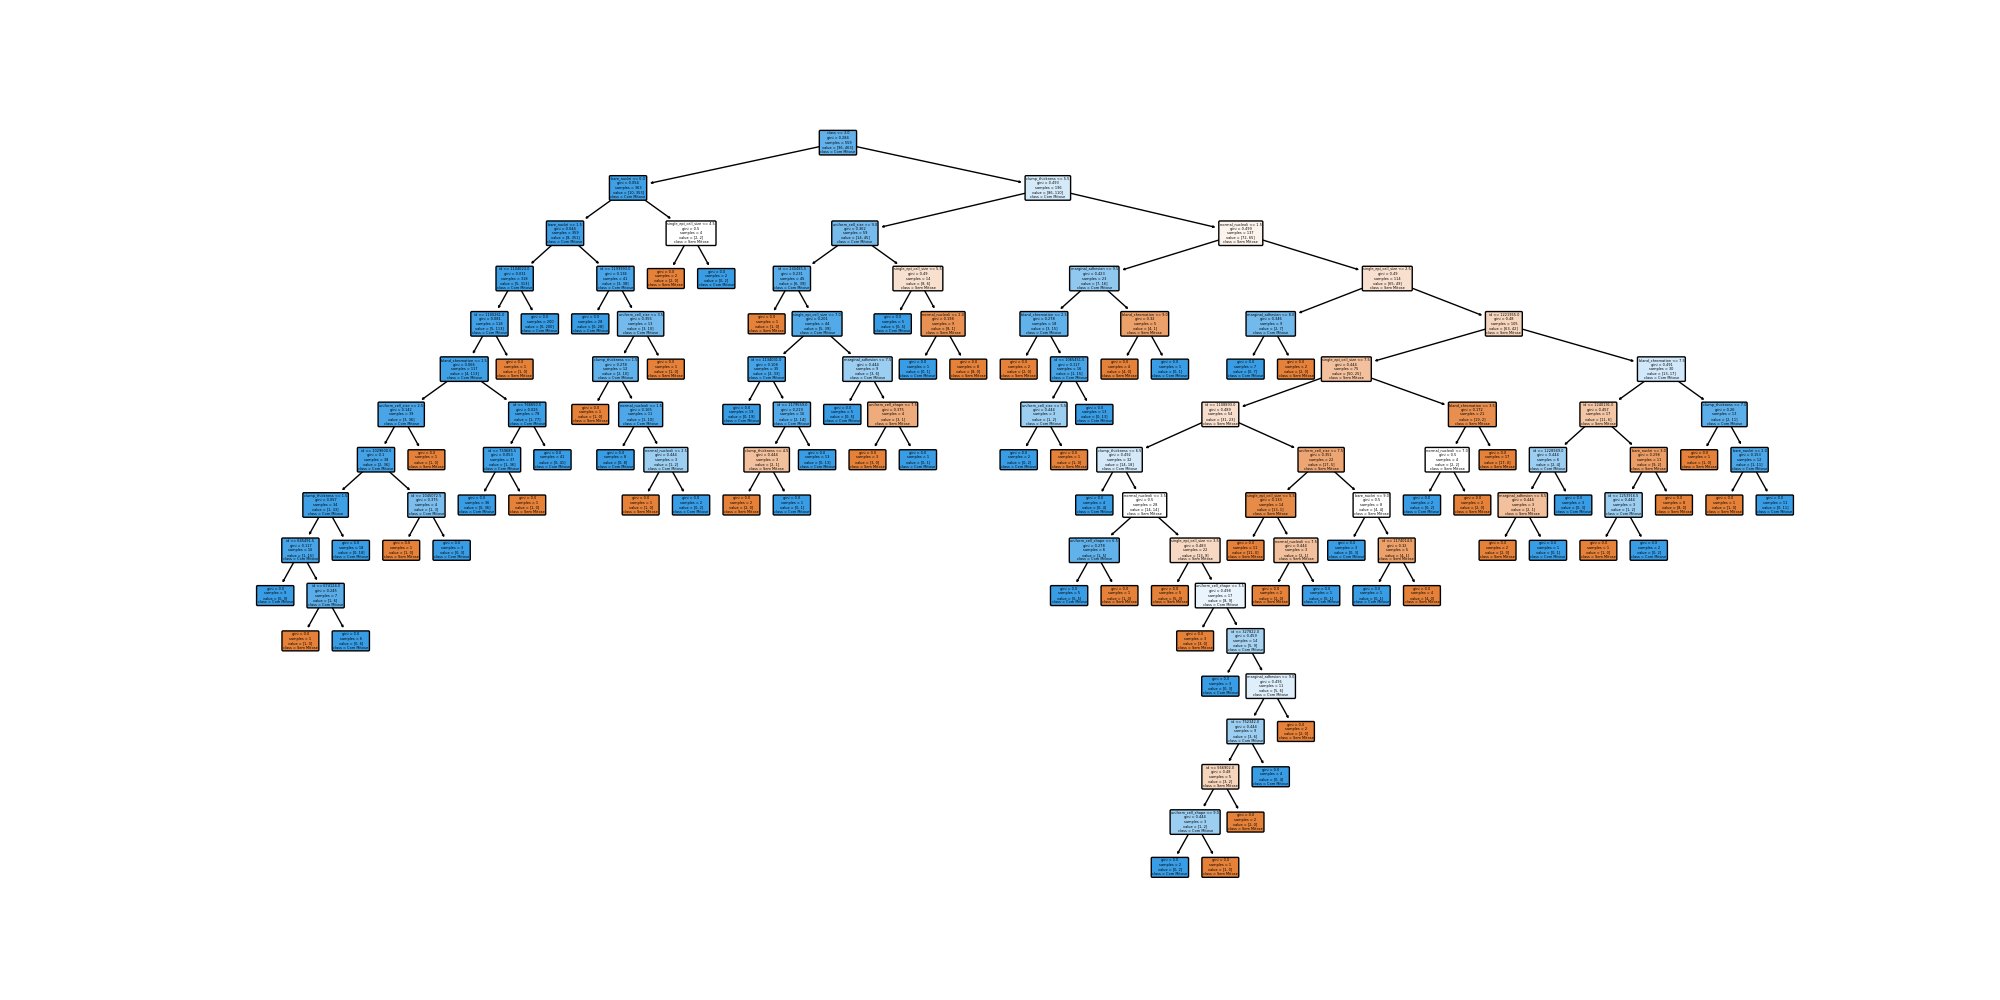

Reproduce this figure in Python.
import pandas as pd
from sklearn.model_selection import train_test_split
from sklearn.tree import DecisionTreeClassifier, plot_tree
from sklearn.neighbors import KNeighborsClassifier
from sklearn.metrics import accuracy_score, confusion_matrix, classification_report
import matplotlib.pyplot as plt

df = pd.read_csv('breast-cancer-wisconsin.data.txt')

df.replace('?', -99999, inplace=True)

X = df.drop(['mitoses'], axis=1)
y = df['mitoses']

y = y.map(lambda x: 1 if x == 1 else 0)

X_train, X_test, y_train, y_test = train_test_split(X, y, test_size=0.2, random_state=42)

# Classificador da Arvore de decisão
clf = DecisionTreeClassifier(random_state=42)
clf.fit(X_train, y_train)

y_pred_tree = clf.predict(X_test)

accuracy_tree = accuracy_score(y_test, y_pred_tree)
print(f"Acurácia da Árvore de decisão: {accuracy_tree:.2f}")

print("Matriz de Confusão da Decision Tree:")
print(confusion_matrix(y_test, y_pred_tree))

print("Relatório de Classificação da Árvore de decisão:")
print(classification_report(y_test, y_pred_tree))

# K-Nearest Neighbors (KNN) Classificador
knn = KNeighborsClassifier(n_neighbors=4)
knn.fit(X_train, y_train)

y_pred_knn = knn.predict(X_test)

accuracy_knn = accuracy_score(y_test, y_pred_knn)
print(f"Acurácia do KNN: {accuracy_knn:.2f}")

print("Matriz de Confusão do KNN:")
print(confusion_matrix(y_test, y_pred_knn))

print("Relatório de Classificação do KNN:")
print(classification_report(y_test, y_pred_knn))

# Plot gráfico da árvore de decisão
feature_names = X.columns.tolist()

plt.figure(figsize=(20, 10))
plot_tree(clf, filled=True, rounded=True, class_names=["Sem Mitose", "Com Mitose"], feature_names=feature_names)
plt.show()
